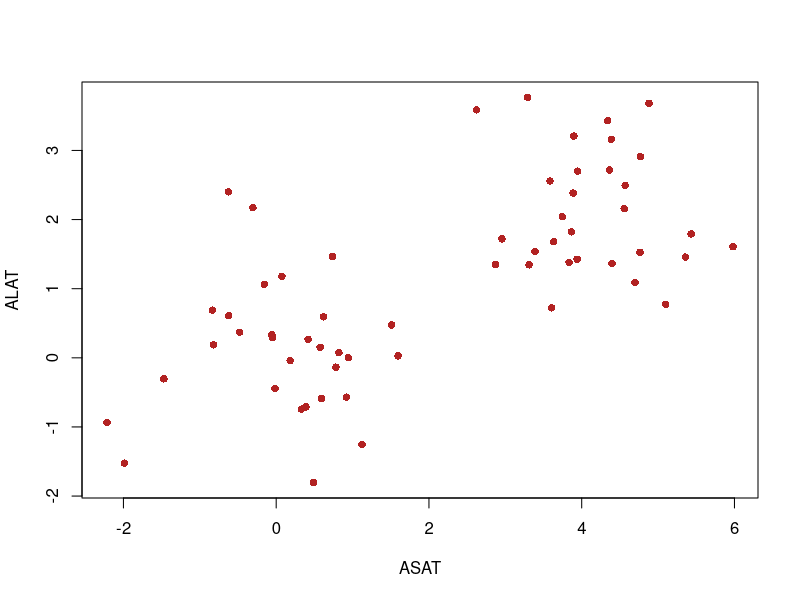
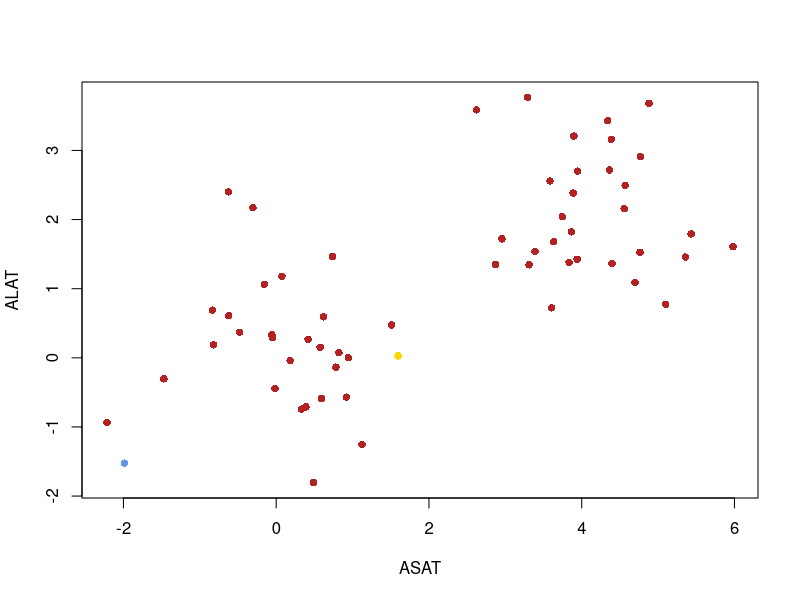
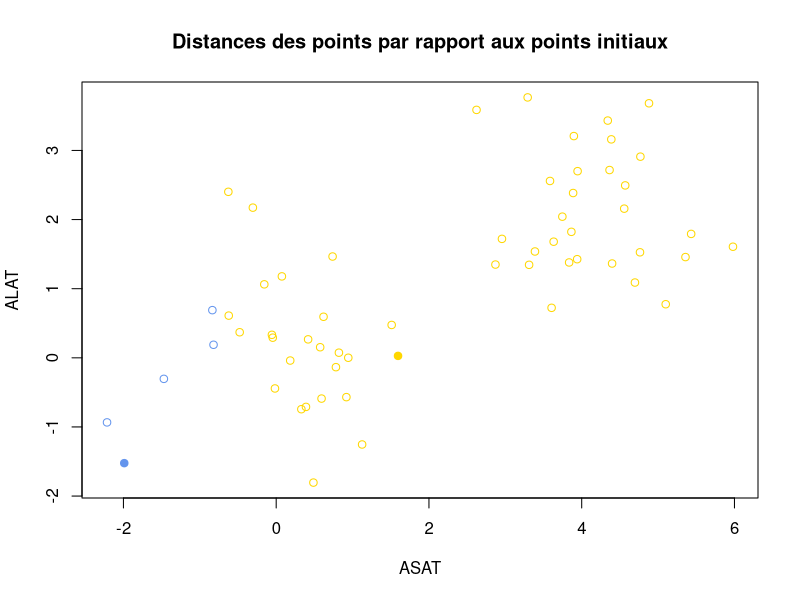
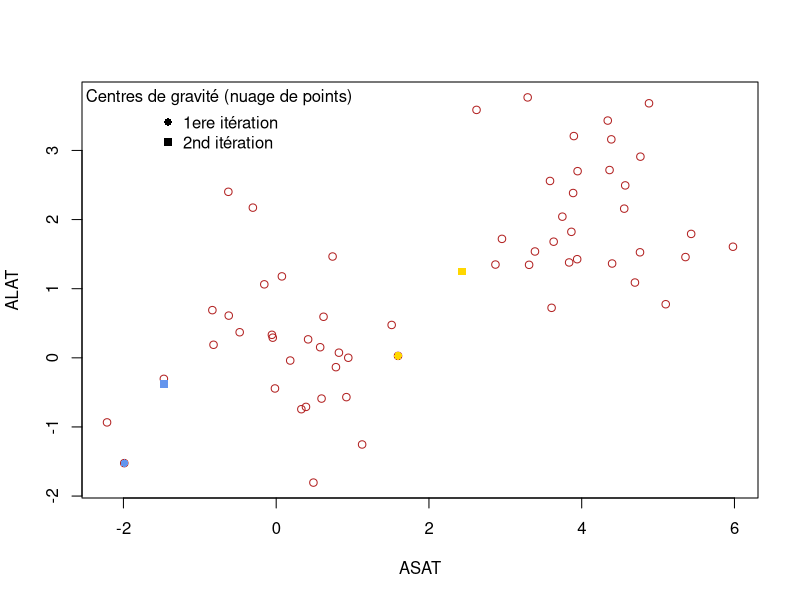
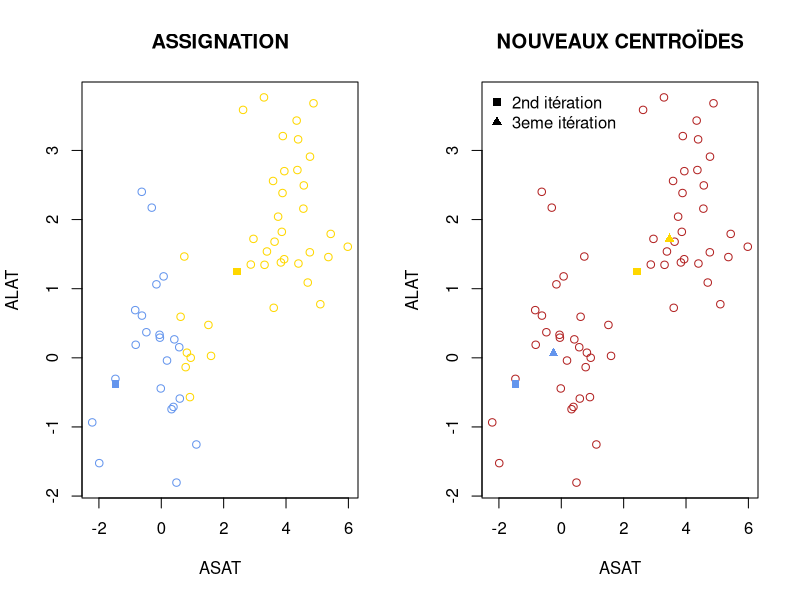
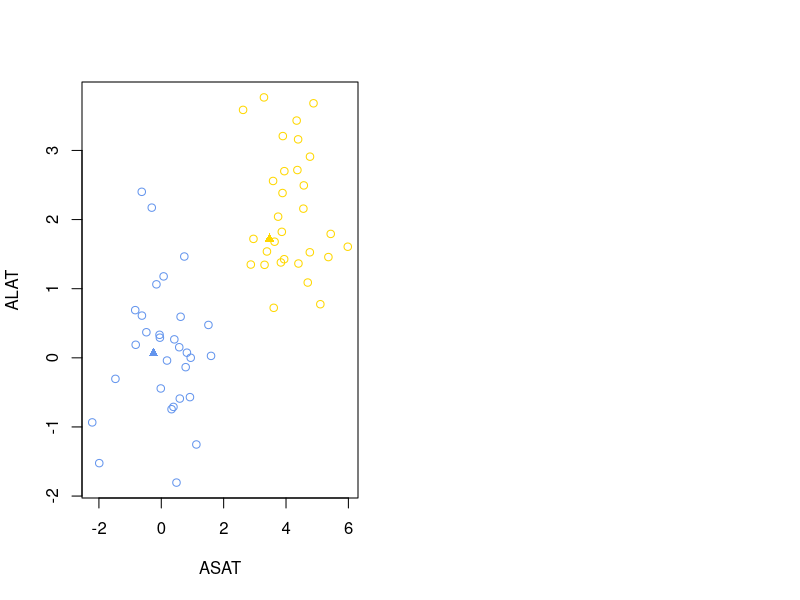
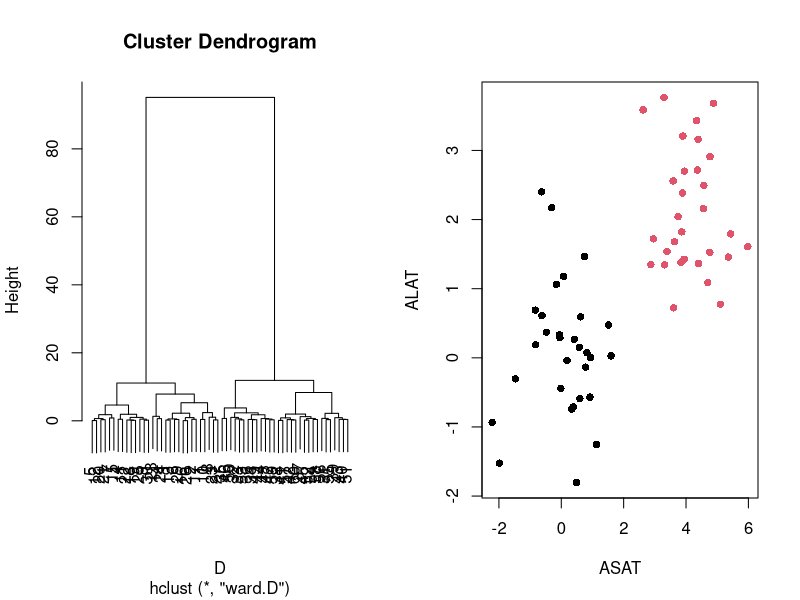
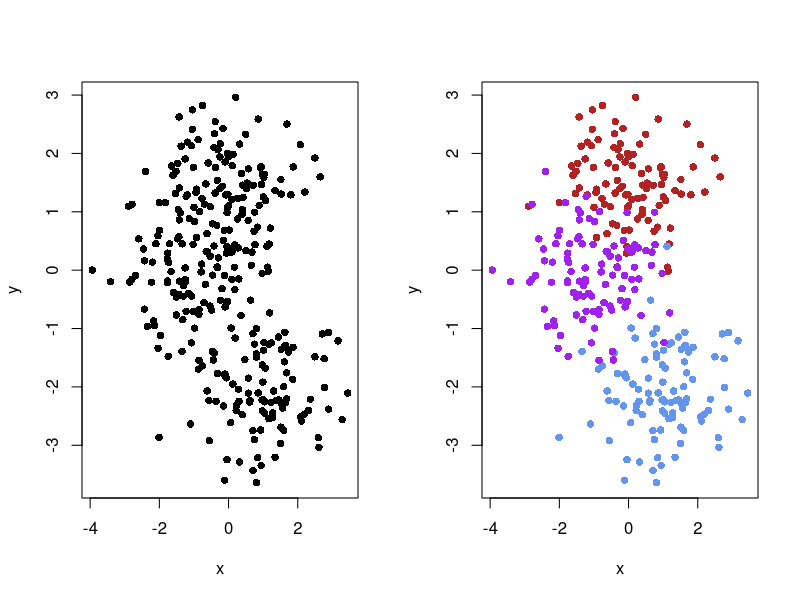

The R script that drew these images, in order:
## ---- chunk 1
set.seed(1)
X <- data.frame(ASAT = c(rnorm(30, mean=0, sd=1), rnorm(30, 4, 1)),
                ALAT = c(rnorm(30, mean=0, sd=1), rnorm(30, 2, 1)))
plot(X, xlab="ASAT", ylab="ALAT", pch=16, col="firebrick")
## ---- chunk 2
plot(X, xlab="ASAT", ylab="ALAT", pch=16, col="firebrick")
points(x=X[24,1], y=X[24,2], xlab="ASAT", ylab="ALAT", pch=16, col="cornflowerblue")
points(x=X[4,1], y=X[4,2], xlab="ASAT", ylab="ALAT", pch=16, col="gold")
## ---- chunk 3
## ASSIGNATION
d_n_blue <- as.matrix(dist(rbind(X[24,],X)))[-1,1] # Distance de l'ensemble des points au point bleu.
d_n_gold <- as.matrix(dist(rbind(X[4,],X)))[-1,1] # Distance de l'ensemble des points au point jaune.

cluster <- apply(cbind(d_n_blue, d_n_gold),1,which.min) # phase d'assignation.
cluster_col <- as.character(factor(cluster, c(1,2), c("cornflowerblue", "gold")))

plot(X, xlab = "ASAT", ylab = "ALAT", pch = 1, col = cluster_col, main = "Distances des points par rapport aux points initiaux")
points(x=X[24,1], y=X[24,2], xlab="ASAT", ylab="ALAT", pch=16, col="cornflowerblue")
points(x=X[4,1], y=X[4,2], xlab="ASAT", ylab="ALAT", pch=16, col="gold")
## ---- chunk 4
## NOUVEAUX CENTROÏDES
centroide_blue <- colMeans(X[which(cluster==1),])
centroide_jaune <- colMeans(X[which(cluster==2),])

plot(X, xlab="ASAT", ylab="ALAT", pch=1, col="firebrick")
points(x=X[24,1], y=X[24,2], xlab="ASAT", ylab="ALAT", pch=16, col="cornflowerblue")
points(x=X[4,1], y=X[4,2], xlab="ASAT", ylab="ALAT", pch=16, col="gold")
points(centroide_blue[1], centroide_blue[2], xlab="ASAT", ylab="ALAT", pch=15, col="cornflowerblue")
points(centroide_jaune[1], centroide_jaune[2], xlab="ASAT", ylab="ALAT", pch=15, col="gold")
legend("topleft", c("1ere itération", "2nd itération"), bty="n", pch= c(16, 15), title = "Centres de gravité (nuage de points)")
## ---- chunk 5
d_n_blue <- as.matrix(dist(rbind(centroide_blue,X)))[-1,1] # Distance de l'ensemble des points au carré bleu.
d_n_gold <- as.matrix(dist(rbind(centroide_jaune,X)))[-1,1] # Distance de l'ensemble des points au carré jaune.

cluster <- apply(cbind(d_n_blue, d_n_gold),1,which.min) # phase d'assignation.
cluster_col <- as.character(factor(cluster, c(1,2), c("cornflowerblue", "gold")))

layout(matrix(c(1,2), nrow=1))
plot(X, xlab="ASAT", ylab="ALAT", pch=1, col=cluster_col, main = "ASSIGNATION")
points(centroide_blue[1], centroide_blue[2], xlab="ASAT", ylab="ALAT", pch=15, col="cornflowerblue")
points(centroide_jaune[1], centroide_jaune[2], xlab="ASAT", ylab="ALAT", pch=15, col="gold")

## NOUVEAUX CENTROÏDES
centroide_blue_2 <- colMeans(X[which(cluster==1),])
centroide_jaune_2 <- colMeans(X[which(cluster==2),])

plot(X, xlab="ASAT", ylab="ALAT", pch=1, col="firebrick", main = "NOUVEAUX CENTROÏDES")
points(centroide_blue[1], centroide_blue[2],pch=15, col="cornflowerblue")
points(centroide_jaune[1], centroide_jaune[2],  pch=15, col="gold")
points(centroide_blue_2[1], centroide_blue_2[2],pch=17, col="cornflowerblue")
points(centroide_jaune_2[1], centroide_jaune_2[2], pch=17, col="gold")
legend("topleft", c("2nd itération", "3eme itération"), bty="n", pch= c(15,17))
## ---- chunk 6
## ASSIGNATION FINALE
d_n_blue <- as.matrix(dist(rbind(centroide_blue_2,X)))[-1,1] # Distance de l'ensemble des points au point bleu.
d_n_gold <- as.matrix(dist(rbind(centroide_jaune_2,X)))[-1,1] # Distance de l'ensemble des points au point jaune.

cluster <- apply(cbind(d_n_blue, d_n_gold),1,which.min) # phase d'assignation.
cluster_col <- as.character(factor(cluster, c(1,2), c("cornflowerblue", "gold")))
plot(X, xlab="ASAT", ylab="ALAT", pch=1, col=cluster_col)
points(centroide_blue_2[1], centroide_blue_2[2],pch=17, col="cornflowerblue")
points(centroide_jaune_2[1], centroide_jaune_2[2], pch=17, col="gold")
## ---- chunk 7
res.kmeans <- kmeans(X, centers = 2, iter.max = 1, nstart = 1)
# Utiliser le fonction help pour savoir à quoi corresponde les arguments de la fonction.
res.kmeans
## ---- chunk 8
res.kmeans$centers
## ---- chunk 9
res.kmeans$cluster
## ---- chunk 10
D <- dist(X) # Distance entre les individus.
HAC <- hclust(D, method = "ward.D") # Méthode d'agglomération.
layout(matrix(c(1,2), nrow=1))
plot(HAC)
groupe <- cutree(HAC, 2) # Assigner les groupes
plot(X, xlab="ASAT", ylab="ALAT", pch=16, col=groupe)
## ---- chunk 11
sigma <- matrix(0, ncol=2,nrow=2)
diag(sigma) <- c(1,0.4)
X <- rbind(mvtnorm::rmvnorm(100, mean=c(0,1.5), sigma),
           mvtnorm::rmvnorm(100, mean=c(1,-2), sigma),
           mvtnorm::rmvnorm(100, mean=c(-1,0), sigma))
## ---- chunk 12
layout(matrix(c(1,2), nrow=1))
plot(X[,c(1,2)], xlab ="x", ylab="y", pch=16)
plot(X[,c(1,2)], xlab ="x", ylab="y", col = rep(c("firebrick", "cornflowerblue", "purple"), each=100), pch=16)
## ---- chunk 13
var_intra = NULL
K = 2
res.class <- kmeans(X, centers = K)

plot(X, col=res.class$cluster, xlab="x",ylab="y" )
points(res.class$centers,pch=16, col=1:10)

for(k in 1:K){
  var_intra <- c(var_intra, mean(as.matrix(dist(rbind(res.class$centers[k,],
                                                      X[which(res.class$cluster==k),])))[-1,1]))
  }

legend("topright",paste("variance intra-classe", round(mean(var_intra), 3)), bty="n")
## ---- chunk 14
K = 10
variance_nc = NULL
for(k in 1:K){
  res.class <- kmeans(X, centers = k)
  var_intra = NULL
  for(j in 1:k){
    var_intra <- c(var_intra, mean(as.matrix(dist(rbind(res.class$centers[j,],
                                                        X[which(res.class$cluster==j),])))[-1,1]))
  }
  variance_nc <- c(variance_nc, mean(var_intra))
}
plot(1:10, variance_nc, type='l', xlab = "nb de classes", ylab="Inertie")
## ---- chunk 15
layout(matrix(c(1,2, 3), nrow=1))
plot(X[,c(1,2)], xlab ="x", ylab="y", pch=16, main="Population totale")
plot(X[,c(1,2)], xlab ="x", ylab="y", col = rep(c("firebrick", "cornflowerblue", "purple"), each=100), pch=16, main="Groupes reels")
plot(X[,c(1,2)], xlab ="x", ylab="y", col = kmeans(X, centers = 3)$cluster, pch=16, main="Groupes estimés par le kmeans")
## ---- chunk 16
rm(list=ls()) 
## ---- chunk 17
sigma <- matrix(0, ncol=2,nrow=2)
diag(sigma) <- c(1,0.4)
X <- rbind(mvtnorm::rmvnorm(30, mean=c(0,1.5), sigma),
           mvtnorm::rmvnorm(30, mean=c(1,-2), sigma),
           mvtnorm::rmvnorm(30, mean=c(0,0), sigma))
## ---- chunk 18
X = rbind(X,c(3,5))
X = rbind(X,c(5,3))
X = rbind(X,c(5,5))
